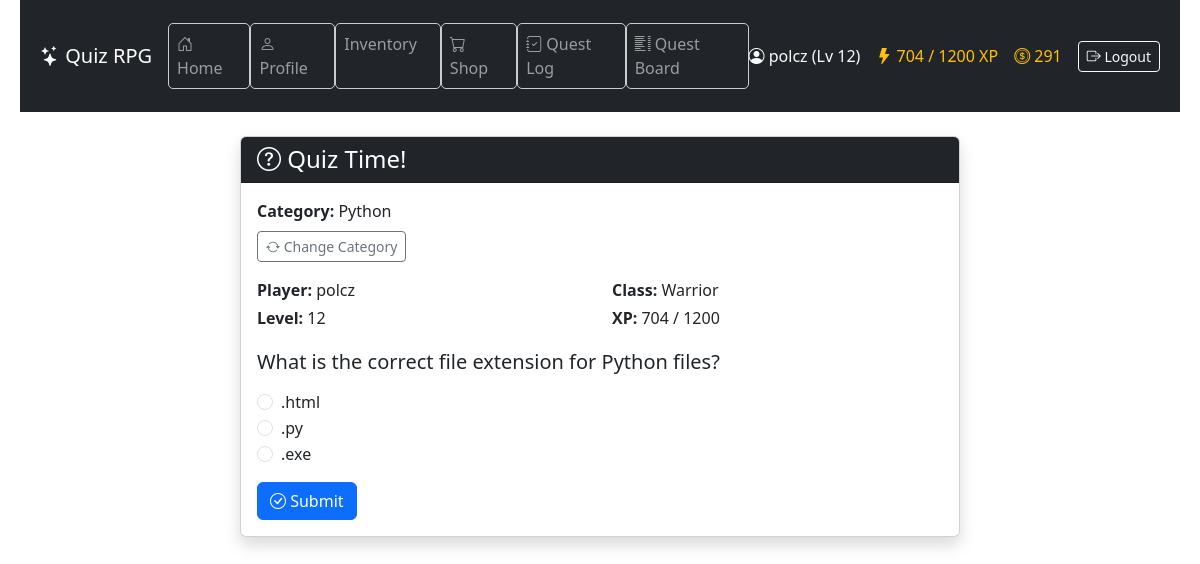
The page /quiz/ (signed in) on the database as committed earlier.
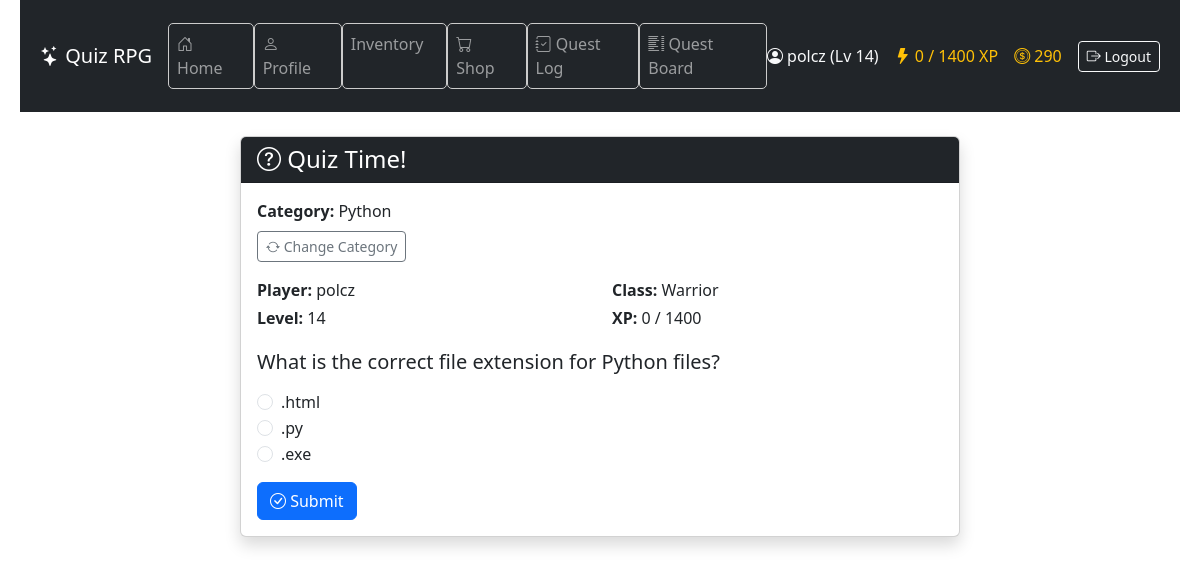
The same page on the database as committed later.
### game/models.py (models this page shows, shortened)
class Character(models.Model):
    CLASS_CHOICES = [
        ("warrior", "Warrior"),
        ("mage", "Mage"),
        ("rogue", "Rogue"),
    ]
    user = models.OneToOneField(User, on_delete=models.CASCADE)
    name = models.CharField(max_length=100)
    character_class = models.CharField(
        max_length=20, choices=CLASS_CHOICES, default="warrior"
    )
    level = models.IntegerField(default=1)
    experience = models.IntegerField(default=0)
    hp = models.PositiveIntegerField(default=100)
    max_hp = models.PositiveIntegerField(default=100)
    mana = models.PositiveIntegerField(default=50)
    max_mana = models.PositiveIntegerField(default=50)
    stamina = models.PositiveIntegerField(default=50)
    max_stamina = models.PositiveIntegerField(default=50)
    armor = models.PositiveIntegerField(default=0)
    physical_min_damage = models.PositiveIntegerField(default=1)
    physical_max_damage = models.PositiveIntegerField(default=3)
    spell_power = models.PositiveIntegerField(default=0)
    hp_regeneration = models.PositiveIntegerField(default=0)
    mana_regeneration = models.PositiveIntegerField(default=0)
    stamina_regeneration = models.PositiveIntegerField(default=0)
    items = models.ManyToManyField("Item", related_name="characters", blank=True)
    equipped_head = models.ForeignKey(
        "Item",
        null=True,
        blank=True,
        related_name="equipped_on_head",
        on_delete=models.SET_NULL,
    )
    equipped_body = models.ForeignKey(
        "Item",
        null=True,
        blank=True,
        related_name="equipped_on_body",
        on_delete=models.SET_NULL,
    )
    equipped_legs = models.ForeignKey(
        "Item",
        null=True,
        blank=True,
        related_name="equipped_on_legs",
        on_delete=models.SET_NULL,
    )
    equipped_feet = models.ForeignKey(
        "Item",
        null=True,
        blank=True,
        related_name="equipped_on_feet",
        on_delete=models.SET_NULL,
    )
    equipped_hand_right = models.ForeignKey(
        "Item",
        null=True,
        blank=True,
        related_name="equipped_on_hand_right",
        on_delete=models.SET_NULL,
    )
    equipped_hand_left = models.ForeignKey(
        "Item",
        null=True,
        blank=True,
        related_name="equipped_on_hand_left",
        on_delete=models.SET_NULL,
    )
    strength = models.IntegerField(default=5)
    intelligence = models.IntegerField(default=5)
    agility = models.IntegerField(default=5)
    luck = models.IntegerField(default=5)
    stat_points = models.IntegerField(default=0)
    gold = models.IntegerField(default=0)
    class XpReward(TypedDict):
        total: int
        base: int
        strength_bonus: int
        intelligence_bonus: int
        double: bool

class Question(models.Model):
    text = models.CharField(max_length=255)
    category = models.ForeignKey(
        "Category", on_delete=models.CASCADE, null=True, blank=True
    )

class Category(models.Model):
    name = models.CharField(max_length=100)

class Answer(models.Model):
    question = models.ForeignKey(
        "Question", related_name="answers", on_delete=models.CASCADE
    )
    text = models.CharField(max_length=255)
    is_correct = models.BooleanField(default=False)

### game/views.py (the view, shortened to what this page needs)
# urls.py: path("quiz/", views.quiz_view, name="quiz"),
@character_required
def quiz_view(request):
    character, created = Character.objects.get_or_create(
        user=request.user,
        defaults={"name": request.user.username},
    )
    category_id = request.session.get("selected_category")
    questions = Question.objects.all()
    if category_id:
        questions = questions.filter(category_id=category_id)
    if not questions.exists():
        return render(request, "game/no_questions.html", {"category_id": category_id})
    if not character.character_class:
        return redirect("choose_class")
    feedback = request.session.pop("feedback", None)
    question = random.choice(questions)
    return render(
        request,
        "game/quiz.html",
        {"question": question, "character": character, "feedback": feedback},
    )

### game/context_processors.py (called while the page is built)
def character_context(request):
    if request.user.is_authenticated:
        try:
            character = Character.objects.get(user=request.user)
            return {"character": character}
        except Character.DoesNotExist:
            return {}
    return {}

### game/templates/game/quiz.html (shortened to what this page needs)
{% extends "game/base.html" %}
{% block content %}
<div class="container my-4">
  <div class="row justify-content-center">
    <div class="col-lg-8">
      <div class="card shadow">
        <div class="card-header bg-dark text-white">
          <h4 class="mb-0"><i class="bi bi-question-circle"></i> Quiz Time!</h4>
        </div>
        <div class="card-body">
          {% if question.category %}
          <p class="mb-2">
            <strong>Category:</strong> {{ question.category.name }}
          </p>
          {% endif %}
          <p>
            <a href="{% url 'clear_category' %}" class="btn btn-sm btn-outline-secondary">
              <i class="bi bi-arrow-repeat"></i> Change Category
            </a>
          </p>
          <div class="mb-3 row row-cols-2">
            <p class="mb-1"><strong>Player:</strong> {{ character.name }}</p>
            <p class="mb-1"><strong>Class:</strong> {{ character.get_character_class_display }}</p>
            <p class="mb-1"><strong>Level:</strong> {{ character.level }}</p>
            <p class="mb-1">
              <strong>XP:</strong> {{ character.experience }} / {{ character.level|add:"0" }}00
            </p>
          </div>
          <form method="post">
            <div class="mb-3">
              <h5 class="mb-3">{{ question.text }}</h5>
              {% for answer in question.answers.all %}
              <div class="form-check">
                <input
                  class="form-check-input"
                  type="radio"
                  name="answer"
                  id="answer{{ answer.id }}"
                  value="{{ answer.id }}"
                />
                <label class="form-check-label" for="answer{{ answer.id }}">
                  {{ answer.text }}
                </label>
              </div>
              {% endfor %}
            </div>
            <button type="submit" class="btn btn-primary">
              <i class="bi bi-check-circle"></i> Submit
            </button>
          </form>
        </div>
      </div>
    </div>
  </div>
</div>
{% endblock %}

### game/templates/game/base.html (shortened to what this page needs)
{% load static %}
<!DOCTYPE html>
<html lang="en">
  <head>
    <link rel="stylesheet" type="text/css" href="{% static 'game/style.css' %}" />
    <link href="https://cdn.jsdelivr.net/npm/bootstrap@5.3.3/dist/css/bootstrap.min.css" rel="stylesheet" />
    <link href="https://cdn.jsdelivr.net/npm/bootstrap-icons@1.11.3/font/bootstrap-icons.css" rel="stylesheet" />
  </head>
  <body>
    <header class="bg-dark text-white">
      <nav class="navbar navbar-expand-lg navbar-dark container">
        <a class="navbar-brand" href="{% url 'home' %}">
          <i class="bi bi-stars"></i> Quiz RPG
        </a>
        <div class="collapse navbar-collapse justify-content-between" id="navbarNav">
          <ul class="navbar-nav me-auto mb-2 mb-lg-0">
            <li class="nav-item"><a class="nav-link" href="{% url 'home' %}"><i class="bi bi-house-door"></i> Home</a></li>
            <li class="nav-item"><a class="nav-link" href="{% url 'profile' %}"><i class="bi bi-person"></i> Profile</a></li>
            <li class="nav-item"><a class="nav-link" href="{% url 'inventory' %}"> Inventory</a></li>
            <li class="nav-item"><a class="nav-link" href="{% url 'shop' %}"><i class="bi bi-cart"></i> Shop</a></li>
            <li class="nav-item"><a class="nav-link" href="{% url 'quest_log' %}"><i class="bi bi-journal-check"></i> Quest Log</a></li>
            <li class="nav-item"><a class="nav-link" href="{% url 'quest_list' %}"><i class="bi bi-list-columns"></i> Quest Board</a></li>
          </ul>
          <div class="d-flex align-items-center gap-3 text-nowrap">
            {% if user.is_authenticated %}
              {% if character %}
                <span class="text-light"><i class="bi bi-person-circle"></i> {{ character.name }} (Lv {{ character.level }})</span>
                <span class="text-warning"><i class="bi bi-lightning-fill"></i> {{ character.experience }} / {{ character.level|add:"0" }}00 XP</span>
                <span class="text-warning"><i class="bi bi-coin"></i> {{ character.gold }}</span>
              {% else %}
                <span class="text-light"><i class="bi bi-person-circle"></i> {{ user.username }}</span>
              {% endif %}
              <form method="post" action="{% url 'logout' %}" class="d-inline">
                <button type="submit" class="btn btn-outline-light btn-sm">
                  <i class="bi bi-box-arrow-right"></i> Logout
                </button>
              </form>
            {% else %}
              <a href="{% url 'login' %}" class="btn btn-outline-light btn-sm"><i class="bi bi-box-arrow-in-right"></i> Login</a>
              <a href="{% url 'register' %}" class="btn btn-outline-light btn-sm"><i class="bi bi-person-plus"></i> Register</a>
            {% endif %}
          </div>
        </div>
      </nav>
    </header>
    <main class="container mb-5">
      {% block content %}{% endblock %}
    </main>
  </body>
</html>

### game/static/game/style.css (style rules this page uses)
body { font-family: "Segoe UI", sans-serif; background-color: #f4f4f4; color: #333; margin: 0; padding: 0 20px; }
header { background-color: #222; color: white; padding: 15px 20px; display: flex; flex-direction: column; align-items: flex-start; }
nav a { color: #ddd; text-decoration: none; margin-right: 15px; }
nav li { background: none !important; width: auto !important; height: auto !important; padding: 0 !important; margin: 0 !important; display: list-item; }
button { background-color: #4CAF50; color: white; border: none; padding: 8px 16px; margin-top: 5px; cursor: pointer; border-radius: 4px; }
ul { list-style: none; padding-left: 0; }
li { background-color: white; border: 1px solid #ccc; margin: 5px 0; padding: 10px; border-radius: 5px; }

Rows that differ between the two databases and show on the page:
changed Character "polcz": level "12" → "14"; experience "704" → "0"; level|add "12" → "14"; gold "291" → "290"
